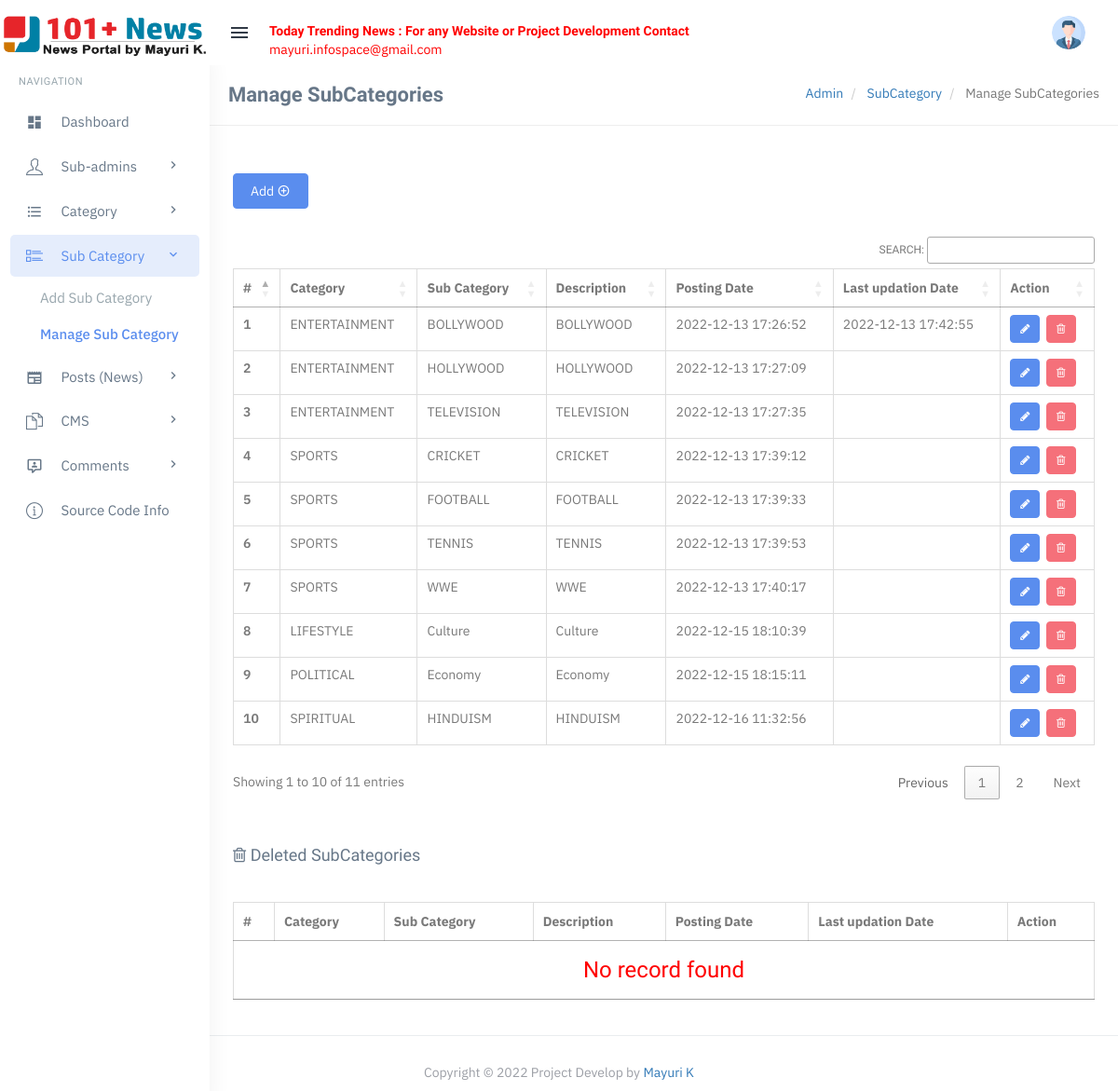
/101news/admin/manage-subcategories.php (signed in), run on the app's committed database.
### tables this page shows
CREATE TABLE `tblsubcategory` (
  `SubCategoryId` int(11) NOT NULL,
  `CategoryId` int(11) DEFAULT NULL,
  `Subcategory` varchar(255) DEFAULT NULL,
  `SubCatDescription` mediumtext DEFAULT NULL,
  `PostingDate` timestamp NOT NULL DEFAULT current_timestamp(),
  `UpdationDate` timestamp NULL DEFAULT NULL ON UPDATE current_timestamp(),
  `Is_Active` int(1) DEFAULT NULL
);

CREATE TABLE `tblcategory` (
  `id` int(11) NOT NULL,
  `CategoryName` varchar(200) DEFAULT NULL,
  `Description` mediumtext DEFAULT NULL,
  `PostingDate` timestamp NULL DEFAULT current_timestamp(),
  `UpdationDate` timestamp NULL DEFAULT NULL ON UPDATE current_timestamp(),
  `Is_Active` int(1) DEFAULT NULL
);

### 101news/admin/manage-subcategories.php (the view, shortened to what this page needs)
<?php
   include('includes/config.php');
   if(strlen($_SESSION['login'])==0)
     {
   header('location:index.php');
   }
   else{
   ?>
      <?php include('includes/topheader.php');?>
      <?php include('includes/leftsidebar.php');?>
      <div class="content-page">
         <div class="content">
            <div class="container">
               <div class="row">
                  <div class="col-xs-12">
                     <div class="page-title-box">
                        <h4 class="page-title">Manage SubCategories</h4>
                        <ol class="breadcrumb p-0 m-0">
                           <li>
                              <a href="#">Admin</a>
                           </li>
                           <li>
                              <a href="#">SubCategory </a>
                           </li>
                           <li class="active">
                              Manage SubCategories
                           </li>
                        </ol>
                        <div class="clearfix"></div>
                     </div>
                  </div>
               </div>
               <div class="row">
                  <div class="col-sm-6">
                  </div>
                  <div class="row">
                     <div class="col-md-12">
                        <div class="demo-box m-t-20">
                           <div class="m-b-30">
                              <a href="add-subcategory.php">
                              <button id="addToTable" class="btn btn-custom waves-effect waves-light btn-md">Add <i class="mdi mdi-plus-circle-outline" ></i></button>
                              </a>
                           </div>
                           <div class="table-responsive">
                              <table class="table m-0 table-bordered" id="example">
                                 <thead>
                                    <tr>
                                       <th>#</th>
                                       <th> Category</th>
                                       <th>Sub Category</th>
                                       <th>Description</th>
                                       <th>Posting Date</th>
                                       <th>Last updation Date</th>
                                       <th>Action</th>
                                    </tr>
                                 </thead>
                                 <tbody>
                                    <?php
                                       $query=mysqli_query($con,"Select tblcategory.CategoryName as catname,tblsubcategory.Subcategory as subcatname,tblsubcategory.SubCatDescription as SubCatDescription,tblsubcategory.PostingDate as subcatpostingdate,tblsubcategory.UpdationDate as subcatupdationdate,tblsubcategory.SubCategoryId as subcatid from tblsubcategory join tblcategory on tblsubcategory.CategoryId=tblcategory.id where tblsubcategory.Is_Active=1");
                                       $cnt=1;
                                       $rowcount=mysqli_num_rows($query);
                                       if($rowcount==0)
                                       {
                                       ?>
                                    <tr>
                                       <td colspan="7" align="center">
                                          <h3 style="color:red">No record found</h3>
                                       </td>
                                    <tr>
                                       <?php
                                          } else {
                                          while($row=mysqli_fetch_array($query))
                                          {
                                          ?>
                                    <tr>
                                       <th scope="row"><?php echo htmlentities($cnt);?></th>
                                       <td><?php echo htmlentities($row['catname']);?></td>
                                       <td><?php echo htmlentities($row['subcatname']);?></td>
                                       <td><?php echo htmlentities($row['SubCatDescription']);?></td>
                                       <td><?php echo htmlentities($row['subcatpostingdate']);?></td>
                                       <td><?php echo htmlentities($row['subcatupdationdate']);?></td>
                                       <td><a href="edit-subcategory.php?scid=<?php echo htmlentities($row['subcatid']);?>"  class="btn btn-primary btn-sm"><i class="fa fa-pencil"></i></a>
                                          &nbsp;<a href="manage-subcategories.php?scid=<?php echo htmlentities($row['subcatid']);?>&&action=del" class="btn btn-danger btn-sm"> <i class="fa fa-trash-o"></i></a>
                                       </td>
                                    </tr>
                                    <?php
                                       $cnt++;
                                        }} ?>
                                 </tbody>
                              </table>
                           </div>
                        </div>
                     </div>
                  </div>
                  <div class="row">
                     <div class="col-md-12">
                        <div class="demo-box m-t-20">
                           <div class="m-b-30">
                              <h4><i class="fa fa-trash-o" ></i> Deleted SubCategories</h4>
                           </div>
                           <div class="table-responsive">
                              <table class="table m-0 table-bordered" id="example1">
                                 <thead>
                                    <tr>
                                       <th>#</th>
                                       <th> Category</th>
                                       <th>Sub Category</th>
                                       <th>Description</th>
                                       <th>Posting Date</th>
                                       <th>Last updation Date</th>
                                       <th>Action</th>
                                    </tr>
                                 </thead>
                                 <tbody>
                                    <?php
                                       $query=mysqli_query($con,"Select tblcategory.CategoryName as catname,tblsubcategory.Subcategory as subcatname,tblsubcategory.SubCatDescription as SubCatDescription,tblsubcategory.PostingDate as subcatpostingdate,tblsubcategory.UpdationDate as subcatupdationdate,tblsubcategory.SubCategoryId as subcatid from tblsubcategory join tblcategory on tblsubcategory.CategoryId=tblcategory.id where tblsubcategory.Is_Active=0");
                                       $cnt=1;
                                       $rowcount=mysqli_num_rows($query);
                                       if($rowcount==0)
                                       {
                                       ?>
                                    <tr>
                                       <td colspan="7" align="center">
                                          <h3 style="color:red">No record found</h3>
                                       </td>
                                       <?php
                                          } else {
                                          while($row=mysqli_fetch_array($query))
                                          {
                                          ?>
                                    <tr>
                                       <th scope="row"><?php echo htmlentities($cnt);?></th>
                                       <td><?php echo htmlentities($row['catname']);?></td>
                                       <td><?php echo htmlentities($row['subcatname']);?></td>
                                       <td><?php echo htmlentities($row['SubCatDescription']);?></td>
                                       <td><?php echo htmlentities($row['subcatpostingdate']);?></td>
                                       <td><?php echo htmlentities($row['subcatupdationdate']);?></td>
                                       <td><a href="manage-subcategories.php?resid=<?php echo htmlentities($row['subcatid']);?>"  class="btn btn-primary btn-sm"><i class="ion-arrow-return-right" title="Restore this SubCategory"></i></a>
                                          &nbsp;<a href="manage-subcategories.php?scid=<?php echo htmlentities($row['subcatid']);?>&&action=perdel" class="btn btn-danger btn-sm"> <i class="fa fa-trash-o"></i></a>
                                       </td>
                                    </tr>
                                    <?php
                                       $cnt++;
                                        } }?>
                                 </tbody>
                              </table>
                           </div>
                        </div>
                     </div>
                  </div>
               </div>
            </div>
            <?php include('includes/footer.php');?>
<?php } ?>

### 101news/admin/assets/css/core.css (style rules this page uses)
body { font-family: "IBM Plex Sans", "Oxygen", "Ubuntu", "Cantarell", "Fira Sans", sans-serif; margin: 0; padding-bottom: 60px; overflow-x: hidden; color: #797979; }
html { position: relative; min-height: 100%; }
.h1, .h2, .h3, .h4, .h5, .h6, h1, h2, h3, h4, h5, h6 { color: #677788; font-family: 'Hind Madurai', sans-serif; margin: 10px 0; }
* { outline: none !important; }
.container { width: auto; }
.p-0 { padding: 0 !important; }
.m-0 { margin: 0 !important; }
.m-t-20 { margin-top: 20px !important; }
.m-b-30 { margin-bottom: 30px !important; }
.row { margin-right: -10px; margin-left: -10px; }
.col-lg-1, .col-lg-10, .col-lg-11, .col-lg-12, .col-lg-2, .col-lg-3, .col-lg-4, .col-lg-5, .col-lg-6, .col-lg-7, .col-lg-8, .col-lg-9, .col-md-1, .col-md-10, .col-md-11, .col-md-12, .col-md-2, .col-md-3, .col-md-4, .col-md-5, .col-md-6, .col-md-7, .col-md-8, .col-md-9, .col-sm-1, .col-sm-10, .col-sm-11, .col-sm-12, .col-sm-2, .col-sm-3, .col-sm-4, .col-sm-5, .col-sm-6, .col-sm-7, .col-sm-8, .col-sm-9, .col-xs-1, .col-xs-10, .col-xs-11, .col-xs-12, .col-xs-2, .col-xs-3, .col-xs-4, .col-xs-5, .col-xs-6, .col-xs-7, .col-xs-8, .col-xs-9 { padding-left: 10px; padding-right: 10px; }
.breadcrumb { background-color: transparent; margin-bottom: 15px; padding-top: 10px; padding-left: 0; }
.waves-effect { position: relative; cursor: pointer; display: inline-block; overflow: hidden; -webkit-user-select: none; -moz-user-select: none; -ms-user-select: none; user-select: none; -webkit-tap-highlight-color: transparent; vertical-align: middle; z-index: 1; will-change: opacity, transform; -webkit-transition: all 0.3s ease-out; -moz-transition: all 0.3s ease-out; -o-transition: all 0.3s ease-out; -ms-transition: all 0.3s ease-out; transition: all 0.3s ease-out; }
.demo-box { padding: 10px 15px; }

### 101news/admin/assets/css/menu.css (style rules this page uses)
.content-page { margin-left: 225px; overflow: hidden; }
.content-page .content { padding: 0 5px 10px 5px; margin-top: 70px; }
.page-title { font-size: 22px; margin-bottom: 0; margin-top: 0; font-weight: 600; }
.page-title-box { padding: 20px; border-bottom: 1px solid #eee; margin: 0 -20px 20px -20px; }
.page-title-box .page-title { margin-bottom: 0; float: left; }
.page-title-box .breadcrumb { float: right; background-color: transparent !important; }

### data on the page
tblsubcategory: CategoryId.CategoryName "ENTERTAINMENT", Subcategory "BOLLYWOOD", SubCatDescription "BOLLYWOOD", PostingDate "2022-12-13 17:26:52", UpdationDate "2022-12-13 17:42:55"
tblsubcategory: CategoryId.CategoryName "ENTERTAINMENT", Subcategory "HOLLYWOOD", SubCatDescription "HOLLYWOOD", PostingDate "2022-12-13 17:27:09"
tblsubcategory: CategoryId.CategoryName "ENTERTAINMENT", Subcategory "TELEVISION", SubCatDescription "TELEVISION", PostingDate "2022-12-13 17:27:35"
tblsubcategory: CategoryId.CategoryName "SPORTS", Subcategory "CRICKET", SubCatDescription "CRICKET", PostingDate "2022-12-13 17:39:12"
tblsubcategory: CategoryId.CategoryName "SPORTS", Subcategory "FOOTBALL", SubCatDescription "FOOTBALL", PostingDate "2022-12-13 17:39:33"
tblsubcategory: CategoryId.CategoryName "SPORTS", Subcategory "TENNIS", SubCatDescription "TENNIS", PostingDate "2022-12-13 17:39:53"
tblsubcategory: CategoryId.CategoryName "SPORTS", Subcategory "WWE", SubCatDescription "WWE", PostingDate "2022-12-13 17:40:17"
tblsubcategory: CategoryId.CategoryName "LIFESTYLE", Subcategory "Culture", SubCatDescription "Culture", PostingDate "2022-12-15 18:10:39"
tblsubcategory: CategoryId.CategoryName "POLITICAL", Subcategory "Economy", SubCatDescription "Economy", PostingDate "2022-12-15 18:15:11"
tblsubcategory: CategoryId.CategoryName "SPIRITUAL", Subcategory "HINDUISM", SubCatDescription "HINDUISM", PostingDate "2022-12-16 11:32:56"
